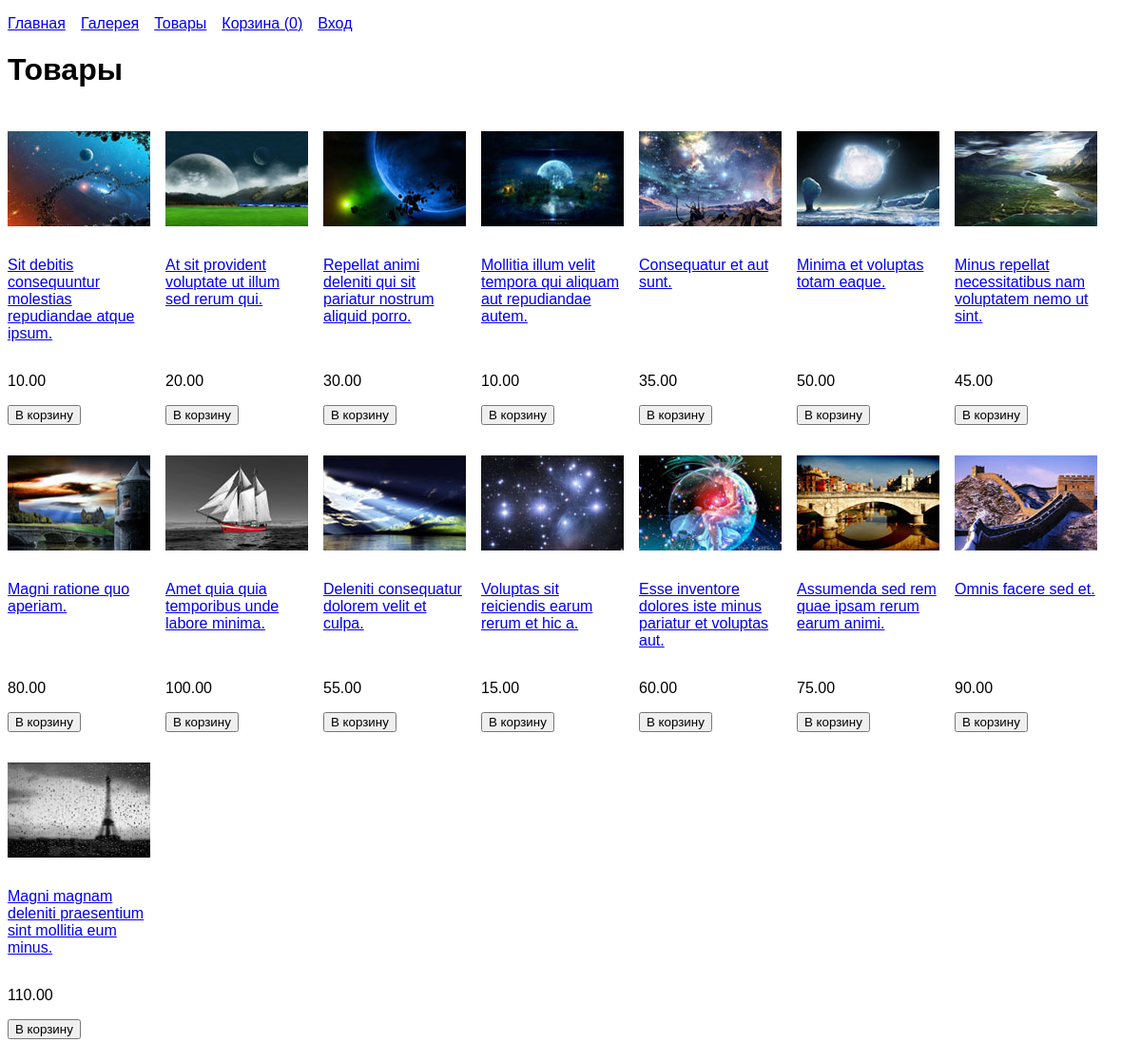
Page /products on the committed database.
### tables this page shows
CREATE TABLE `images` (
  `id` int(10) UNSIGNED NOT NULL,
  `name` varchar(255) NOT NULL,
  `views` int(10) UNSIGNED NOT NULL DEFAULT '0',
  `product_id` int(10) UNSIGNED DEFAULT NULL
);

CREATE TABLE `products` (
  `id` int(10) UNSIGNED NOT NULL,
  `title` varchar(255) NOT NULL,
  `body` text NOT NULL,
  `price` decimal(10,2) UNSIGNED NOT NULL
);

### core/db.php (called while the page is built, shortened)
<?php
function db()
{
  static $db = null;
  if (is_null($db)) {
    $db = @mysqli_connect(DB_HOSTNAME, DB_USERNAME, DB_PASSWORD, DB_DATABASE, DB_PORT) or die('Ошибка соединения с базой данных: ' . mysqli_connect_error());
  }
  return $db;
}
function fetchAssoc($query)
{
  $array_result = [];
  $result = @mysqli_query(db(), $query) or die(mysqli_error(db()));
  while ($row = mysqli_fetch_assoc($result)) {
    $array_result[] = $row;
  }
  return $array_result;
}
function fetchOneAssoc($query)
{
  $result = @mysqli_query(db(), $query) or die(mysqli_error(db()));
  return mysqli_fetch_assoc($result);
}

### models/product.php (called while the page is built, shortened)
<?php
function getProducts()
{
  return fetchAssoc(
    "SELECT p.id, p.title, p.price, i.name image
    FROM products p
    LEFT JOIN images i ON i.product_id = p.id"
  );
}

### controllers/productsController.php (called while the page is built)
<?php
function productsController($id = null)
{
  if ( ! empty($id)) {
    $id = (int) $id;
    $params['product'] = getProduct($id);
    if ( ! empty($params['product'])) {
      $params['button'] = 'Отправить';
      $params['action'] = 'add';
      $params = array_merge($params, doFeedbackAction());
      $params['feedbacks'] = getFeedbacks($id);
      $template = 'product';
    } else {
      die(ERROR_404);
    }
  } else {
    $template = 'products';
    $params['title'] = 'Товары';
    $params['products'] = getProducts();
  }
  return [
    'template' => $template,
    'params' => $params,
  ];
}

### core/auth.php (called while the page is built, shortened)
<?php
function isAuth()
{
  return isset($_SESSION['login']);
}
function isAdmin()
{
  return $_SESSION['login'] === 'admin';
}

### models/basket.php (called while the page is built, shortened)
<?php
function getCountBasketItems($session_id)
{
  return fetchOneAssoc("SELECT COUNT(*) count FROM basket WHERE session_id = '{$session_id}'")['count'];
}

### core/controller.php (called while the page is built)
<?php
function controller($data)
{
  $template = $data['template'];
  $params = $data['params'];
  $layout = $data['layout'] ?? 'layout';
  $params['isAuth'] = isAuth();
  $params['isAdmin'] = isAdmin();
  $params['countBasketItems'] = getCountBasketItems(session_id()) ?? 0;
  return render($template, $params, $layout);
}

### templates/products.php (the view, shortened to what this page needs)
<h1><?= $title ?></h1>
<?php if ($products): ?>
<ul class="gallery">
  <?php foreach ($products as $product): ?>
    <li class="gallery-item">
      <a href="/products/<?= $product['id'] ?>">
        <p><img src="/img/small/<?= $product['image'] ?>" alt="<?= $product['image'] ?>" /></p>
        <p><?= $product['title'] ?></p>
      </a>
      <p><?= $product['price'] ?></p>
      <form action="/basket" method="POST">
        <input type="submit" value="В корзину">
      </form>
    </li>
  <?php endforeach ?>
</ul>
<?php else: ?>
  <p>Товаров нет</p>
<?php endif ?>

### public/index.php (shortened to what this page needs)
<?php
include '../config/index.php';
if ($_SERVER['REQUEST_URI'] !== '/') {
  list($page, $id) = array_slice(explode('/', $_SERVER['REQUEST_URI']), 1);
} else {
  $page = HOME_PAGE;
}
$controller = "{$page}Controller";
if (function_exists($controller)) {
  echo controller($controller($id));
} else {
  die(ERROR_404);
}

### core/render.php (shortened to what this page needs)
<?php
function render($template, $params, $layout)
{
  return renderTemplate(LAYOUTS_DIR . $layout, [
    'menu' => renderTemplate('menu', $params),
    'content' => renderTemplate($template, $params),
  ]);
}
function renderTemplate($template, $params = [])
{
  extract($params);
  $file_path = TEMPLATES_PATH . '/' . $template . '.php';
  if (file_exists($file_path)) {
    include $file_path;
  } else {
    die(ERROR_404);
  }
  return ob_get_clean();
}

### templates/menu.php (shortened to what this page needs)
<ul class="menu">
  <li><a href="/">Главная</a></li>
  <li><a href="/gallery">Галерея</a></li>
  <li><a href="/products">Товары</a></li>
  <li><a href="/basket">Корзина (<?= $countBasketItems ?>)</a></li>
  <?php if ($isAuth): ?>
  <li><a href="/logout">Выход</a></li>
  <?php else: ?>
  <li><a href="/login">Вход</a></li>
  <?php endif ?>
</ul>

### templates/layouts/layout.php (shortened to what this page needs)
<!DOCTYPE html>
<html lang="en">
<head>
  <link rel="stylesheet" href="/css/style.css">
</head>
<body>
  <?= $menu ?>
  <?= $content ?>
</body>
</html>

### public/css/style.css (style rules this page uses)
body { font-family: Arial, Helvetica, sans-serif; }
img { display: block; max-width: 100%; height: auto; }
.menu { display: flex; flex-wrap: wrap; padding: 0; list-style: none; }
.menu li { margin-right: 1rem; }
.gallery { list-style: none; display: flex; flex-wrap: wrap; padding: 0; margin: 0 -8px 1rem; }
.gallery-item { max-width: 150px; margin: 8px; justify-content: space-between; display: flex; flex-direction: column; }
.gallery-item > a { display: flex; flex-direction: column; flex: 1; }

### rows in the picture
images: name (picture), product.title "Sit debitis consequuntur molestias repudiandae atque ipsum.", product.price "10.00"
images: name (picture), product.title "At sit provident voluptate ut illum sed rerum qui.", product.price "20.00"
images: name (picture), product.title "Repellat animi deleniti qui sit pariatur nostrum aliquid porro.", product.price "30.00"
images: name (picture), product.title "Mollitia illum velit tempora qui aliquam aut repudiandae autem.", product.price "10.00"
images: name (picture), product.title "Consequatur et aut sunt.", product.price "35.00"
images: name (picture), product.title "Minima et voluptas totam eaque.", product.price "50.00"
images: name (picture), product.title "Minus repellat necessitatibus nam voluptatem nemo ut sint.", product.price "45.00"
images: name (picture), product.title "Magni ratione quo aperiam.", product.price "80.00"
images: name (picture), product.title "Amet quia quia temporibus unde labore minima.", product.price "100.00"
images: name (picture), product.title "Deleniti consequatur dolorem velit et culpa.", product.price "55.00"
images: name (picture), product.title "Voluptas sit reiciendis earum rerum et hic a.", product.price "15.00"
images: name (picture), product.title "Esse inventore dolores iste minus pariatur et voluptas aut.", product.price "60.00"
images: name (picture), product.title "Assumenda sed rem quae ipsam rerum earum animi.", product.price "75.00"
images: name (picture), product.title "Omnis facere sed et.", product.price "90.00"
images: name (picture), product.title "Magni magnam deleniti praesentium sint mollitia eum minus.", product.price "110.00"

### other values in the picture
$countBasketItems "0"
$title "Товары"
